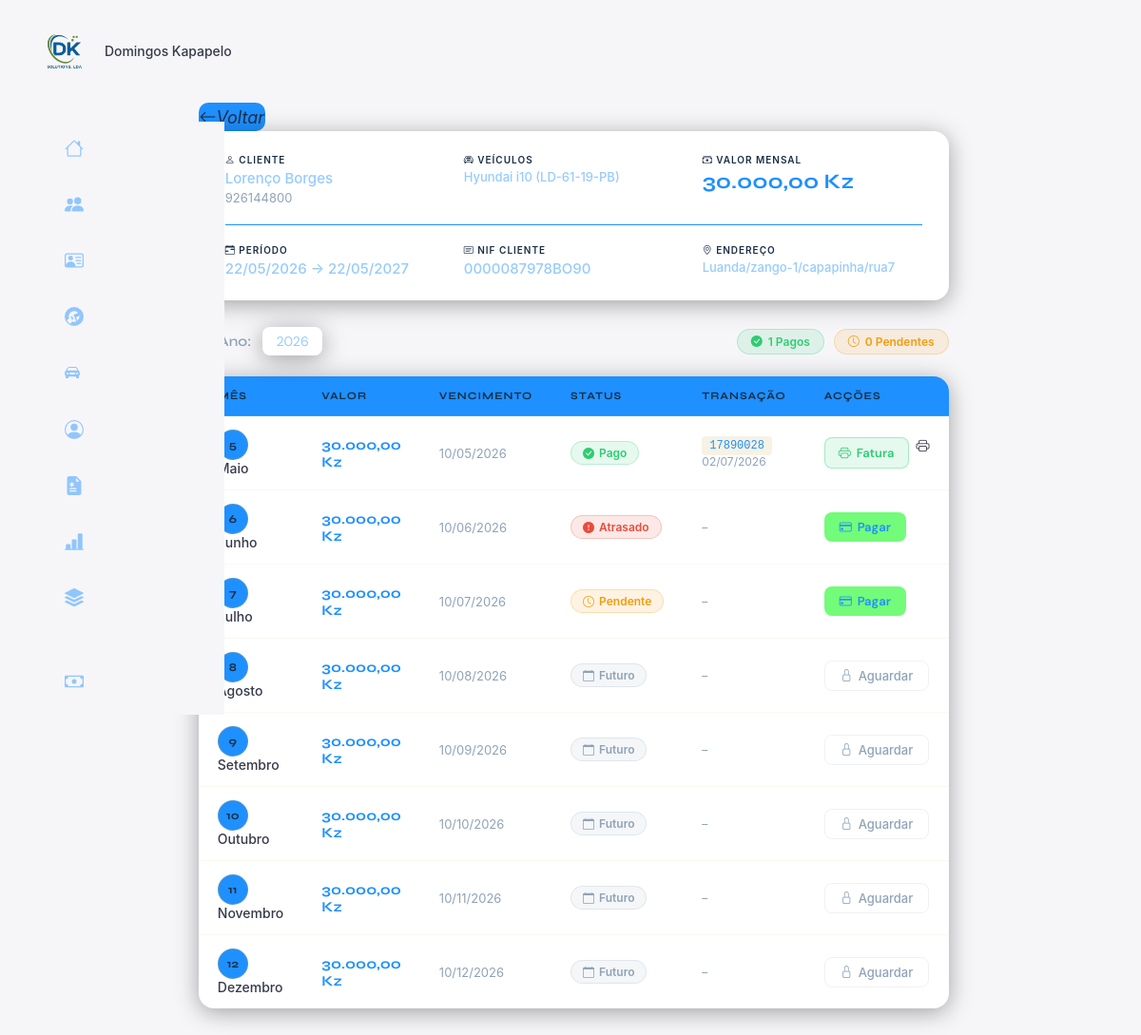
The page /Admistrador/pagamentos_contratos.php?id_contrato=19 (signed in) on the database its author committed.
### tables this page shows
CREATE TABLE `contratos` (
  `id_contrato` int(11) NOT NULL,
  `id_cliente` int(11) NOT NULL,
  `numero_bi` varchar(50) DEFAULT NULL,
  `preco_viatura` decimal(10,2) DEFAULT 0.00,
  `tipo` enum('VIP','Normal') DEFAULT NULL,
  `data_inicio` date DEFAULT NULL,
  `data_fim` date DEFAULT NULL,
  `total_geral` decimal(10,2) DEFAULT 0.00,
  `criado_em` timestamp NOT NULL DEFAULT current_timestamp(),
  `numero_transacao` varchar(20) DEFAULT NULL,
  `data` datetime DEFAULT current_timestamp(),
  `status` enum('pago','nao pago') NOT NULL DEFAULT 'pago'
);

CREATE TABLE `clientes` (
  `id_cliente` int(11) NOT NULL,
  `nome` varchar(100) NOT NULL,
  `telefone` varchar(20) DEFAULT NULL,
  `numero_bi` varchar(20) NOT NULL,
  `endereco` varchar(200) DEFAULT NULL,
  `criado_em` timestamp NOT NULL DEFAULT current_timestamp(),
  `email` varchar(255) NOT NULL
);

CREATE TABLE `pagamentos_contrato` (
  `id` int(11) NOT NULL,
  `contrato_id` int(11) NOT NULL,
  `mes` tinyint(2) NOT NULL,
  `ano` smallint(4) NOT NULL,
  `num_transacao` varchar(100) NOT NULL,
  `observacao` text DEFAULT NULL,
  `data_pagamento` date NOT NULL,
  `valor` decimal(12,2) NOT NULL DEFAULT 0.00,
  `status` enum('pago','pendente','cancelado') NOT NULL DEFAULT 'pago',
  `criado_em` datetime NOT NULL DEFAULT current_timestamp()
);

### Admistrador/pagamentos_contratos.php (the view, shortened to what this page needs)
<?php
include("./configuracao/conexao.php");
$contrato_id = isset($_GET['id_contrato']) ? intval($_GET['id_contrato']) : 0;
$sql_contrato = "
    SELECT c.*, cl.nome AS cliente_nome, cl.telefone AS cliente_telefone,
           cl.numero_bi AS cliente_nif, cl.endereco AS cliente_endereco,
           GROUP_CONCAT(CONCAT(ma.nome, ' ', mo.nome, ' (', ca.matricula, ')') SEPARATOR ' | ') AS veiculos
    FROM contratos c
    JOIN clientes cl ON c.id_cliente = cl.id_cliente
    LEFT JOIN contrato_carros cc ON cc.id_contrato = c.id_contrato
    LEFT JOIN carros ca ON ca.id_carro = cc.id_carro
    LEFT JOIN modelos mo ON mo.id_modelo = ca.id_modelo
    LEFT JOIN marcas ma ON ma.id_marca = mo.id_marca
    WHERE c.id_contrato = ?
    GROUP BY c.id_contrato
";
$stmt = $conn->prepare($sql_contrato);
$stmt->bind_param("i", $contrato_id);
$stmt->execute();
$contrato = $stmt->get_result()->fetch_assoc();
$meses = [
    1 => 'Janeiro', 2 => 'Fevereiro', 3 => 'Março', 4 => 'Abril',
    5 => 'Maio', 6 => 'Junho', 7 => 'Julho', 8 => 'Agosto',
    9 => 'Setembro', 10 => 'Outubro', 11 => 'Novembro', 12 => 'Dezembro'
];
$ano_atual = date('Y');
$mes_atual = date('n');
$data_inicio = new DateTime($contrato['data_inicio']);
$data_fim    = new DateTime($contrato['data_fim']);
$ano_inicio_contrato = intval($data_inicio->format('Y'));
$ano_fim_contrato    = intval($data_fim->format('Y'));
$ano_sel = isset($_GET['ano']) ? intval($_GET['ano']) : $ano_atual;
$mes_inicio = ($ano_sel == $ano_inicio_contrato) ? intval($data_inicio->format('n')) : 1;
$mes_fim    = ($ano_sel == $ano_fim_contrato)    ? intval($data_fim->format('n'))    : 12;
$sql_pag = "SELECT * FROM pagamentos_contrato WHERE contrato_id = ? AND ano = ? ORDER BY mes ASC";
$stmt2 = $conn->prepare($sql_pag);
$stmt2->bind_param("ii", $contrato_id, $ano_sel);
$stmt2->execute();
$result_pag = $stmt2->get_result();
$pagamentos = [];
while ($row = $result_pag->fetch_assoc()) {
    $pagamentos[$row['mes']] = $row;
}
?>
<!DOCTYPE html>
<html lang="pt">
<head>
<link href="https://cdn.jsdelivr.net/npm/bootstrap-icons@1.11.3/font/bootstrap-icons.css" rel="stylesheet">
<link rel="stylesheet" href="../views/css/pagamentos_contratos.css?v=1.0">
</head>
<body>
 <?php include_once('sidebar.php');?>
<div class="page-body">
   <a href="contratos.php" class="back-btn"><i class="bi bi-arrow-left">Voltar</i></a>
  <div class="contract-card">
    <div>
      <div class="section-label"><i class="bi bi-person"></i> Cliente</div>
      <div class="val"><?= htmlspecialchars($contrato['cliente_nome']) ?></div>
      <div style="font-size:13px;color:var(--text-muted);margin-top:3px;"><?= htmlspecialchars($contrato['cliente_telefone']) ?></div>
    </div>
    <div>
      <div class="section-label"><i class="bi bi-car-front"></i> Veículos</div>
      <div class="val" style="font-size:13px;"><?= htmlspecialchars($contrato['veiculos'] ?? '–') ?></div>
    </div>
    <div>
      <div class="section-label"><i class="bi bi-cash-stack"></i> Valor Mensal</div>
      <div class="val big"><?= number_format($contrato['total_geral'] ?? 0, 2, ',', '.') ?> Kz</div>
    </div>
    <div class="divider"></div>
    <div>
      <div class="section-label"><i class="bi bi-calendar-range"></i> Período</div>
      <div class="val"><?= date('d/m/Y', strtotime($contrato['data_inicio'])) ?> → <?= date('d/m/Y', strtotime($contrato['data_fim'])) ?></div>
    </div>
    <div>
      <div class="section-label"><i class="bi bi-card-text"></i> NIF Cliente</div>
      <div class="val"><?= htmlspecialchars($contrato['cliente_nif'] ?? '–') ?></div>
    </div>
    <div>
      <div class="section-label"><i class="bi bi-geo-alt"></i> Endereço</div>
      <div class="val" style="font-size:13px;"><?= htmlspecialchars($contrato['cliente_endereco'] ?? '–') ?></div>
    </div>
  </div>
  <div class="year-bar">
    <label><i class="bi bi-calendar3" style="color:var(--gold);margin-right:6px;"></i>Ano:</label>
    <select id="selectAno" onchange="location.href='?id_contrato=<?= $contrato_id ?>&ano='+this.value">
  <?php
  $ano_ini_c = intval((new DateTime($contrato['data_inicio']))->format('Y'));
  $ano_fim_c = intval((new DateTime($contrato['data_fim']))->format('Y'));
  for($y = $ano_ini_c; $y <= $ano_fim_c; $y++): ?>
    <option value="<?= $y ?>" <?= (isset($_GET['ano']) && $_GET['ano'] == $y) || (!isset($_GET['ano']) && $y == $ano_atual) ? 'selected' : '' ?>><?= $y ?></option>
  <?php endfor; ?>
</select>
    <div class="summary-pills">
      <div class="pill pago"><i class="bi bi-check-circle-fill"></i> <?= count(array_filter($pagamentos, fn($p) => $p['status'] === 'pago')) ?> Pagos</div>
      <div class="pill pendente"><i class="bi bi-clock"></i> <?= count(array_filter($pagamentos, fn($p) => $p['status'] === 'pendente')) ?> Pendentes</div>
    </div>
  </div>
  <div class="meses-table">
    <table>
      <thead>
        <tr>
          <th>Mês</th>
          <th>Valor</th>
          <th>Vencimento</th>
          <th>Status</th>
          <th>Transação</th>
          <th>Acções</th>
        </tr>
      </thead>
      <tbody>
        <?php
$ano_sel = isset($_GET['ano']) ? intval($_GET['ano']) : $ano_atual;
foreach ($meses as $num => $nome):
  if ($num < $mes_inicio || $num > $mes_fim) continue;
  $pag = $pagamentos[$num] ?? null;
  $venc = date('d/m/Y', mktime(0,0,0,$num,10,$ano_sel));
  $passado = ($ano_sel < $ano_atual) || ($ano_sel == $ano_atual && $num < $mes_atual);
  $futuro   = ($ano_sel > $ano_atual) || ($ano_sel == $ano_atual && $num > $mes_atual);
  if ($pag) {
    $status = $pag['status'];
  } elseif ($futuro) {
    $status = 'futuro';
  } elseif ($passado) {
    $status = 'atrasado';
  } else {
    $status = 'pendente';
  }
?>
        <tr>
          <td>
            <span class="mes-num"><?= $num ?></span>
            <span class="mes-nome"><?= $nome ?></span>
          </td>
          <td>
            <div class="valor-mes"><?= number_format($contrato['total_geral'] ?? 0, 2, ',', '.') ?> Kz</div>
          </td>
          <td style="color:var(--text-muted);font-size:13px;"><?= $venc ?></td>
          <td>
            <?php
              $icons = ['pago'=>'bi-check-circle-fill','pendente'=>'bi-clock','atrasado'=>'bi-exclamation-circle-fill','futuro'=>'bi-calendar'];
              $labels = ['pago'=>'Pago','pendente'=>'Pendente','atrasado'=>'Atrasado','futuro'=>'Futuro'];
            ?>
            <span class="status-badge <?= $status ?>">
              <i class="bi <?= $icons[$status] ?>"></i>
              <?= $labels[$status] ?>
            </span>
          </td>
          <td style="font-size:12px;color:var(--text-muted);">
            <?php if ($pag && $pag['num_transacao']): ?>
              <code style="background:var(--gold-dim);color:var(--gold-light);padding:3px 8px;border-radius:4px;font-size:12px;"><?= htmlspecialchars($pag['num_transacao']) ?></code>
              <div class="data-pag"><?= $pag['data_pagamento'] ? date('d/m/Y', strtotime($pag['data_pagamento'])) : '–' ?></div>
            <?php else: echo '–'; endif; ?>
          </td>
          <td>
            <div class="acoes">
              <?php if ($status === 'pago'): ?>
              <button class="btn-imprimir" onclick='verFatura(<?= $num ?>, "<?= htmlspecialchars($nome, ENT_QUOTES) ?>", "<?= $ano_sel ?>", <?= htmlspecialchars(json_encode($pag), ENT_QUOTES, "UTF-8") ?>)'>
  <i class="bi bi-printer"></i> Fatura
</button>
                  <i class="bi bi-printer"></i>
              <?php elseif ($status !== 'futuro'): ?>
                <button class="btn-pagar" onclick="abrirModal(<?= $num ?>, '<?= $nome ?>', '<?= $ano_sel ?>')">
                  <i class="bi bi-credit-card"></i> Pagar
                </button>
              <?php else: ?>
                <span class="btn-disabled"><i class="bi bi-lock"></i> Aguardar</span>
              <?php endif; ?>
            </div>
          </td>
        </tr>
        <?php endforeach; ?>
      </tbody>
    </table>
  </div>
</div>
</body>
</html>

### views/css/sidebar.css (style rules this page uses)
:root { --cor-branca: #202528; --cor-azul: #1e90ff; --color-primary: #1e90ff ; --color-danger: #ff7782; --color-success: #41f1b6; --color-warning: #ffbb55; --color-white: #fff; --color-info-dark: #1e8fff77 ; --color-info-light: #dce; --color-dark: #363949; --color-light: rgba(11, 114, 248, 0.158); --color-primary-variant: #1e90ff; --color-dark-variant: #1e90ff; --color-background: #f6f6f9; --bg: #0f0f0f; --surface: #fff; --surface2: #1e90ff; --accent: #1e90ff; --accent2: #1e90ff; --text: #f0ede8; --muted: #888; --bot-bubble: #1e90ff; --user-bubble: #98c2ec; --user-text: #fff; --input-back:#fff; --radius: 16px; --tempo-animacao: 0.8s; --tamanho-par: 40px; --tamanho-bola: 15px; --distancia-troca: 20px; --altura-subida: -50px; --card-border-radius: 2rem; --card-border-radius-1: 0.4rem; --card-border-radius-2: 0.8rem; --card-border-radius-3: 1.2rem; --card-padding: 1.8rem; --padding-2: 1.2rem; --box-shadow: 0 2rem 3rem var(--color-light); }
* { margin: 0; padding: 0; outline: 0; appearance: none; border: 0; text-decoration: none; list-style: none; box-sizing: border-box; }
html { font-size: 16px; }
body { width: 100vw; height: 100vh; font-family: 'Inter', sans-serif; background: var(--color-background); user-select: none; overflow-x: hidden ; color: var(--color-dark); transition: opacity 1s ease; }
a { color: var(--color-dark); }

### rows shown on the page
contratos: id_cliente.nome "Lorenço Borges", id_cliente.telefone "926144800", total_geral "30.000,00", data_inicio "22/05/2026", data_fim "22/05/2027", id_cliente.numero_bi "0000087978BO90", id_cliente.endereco "Luanda/zango-1/capapinha/rua7"
pagamentos_contrato: status "1", status "0", status "Pago", num_transacao "17890028", data_pagamento "02/07/2026"

### other values the page prints
$contrato['veiculos'] "Hyundai i10 (LD-61-19-PB)"
$num "5"
$nome "Maio"
$venc "10/05/2026"
$num "6"
$nome "Junho"
$venc "10/06/2026"
$labels[$status] "Atrasado"
$num "7"
$nome "Julho"
$venc "10/07/2026"
$labels[$status] "Pendente"
$num "8"
$nome "Agosto"
$venc "10/08/2026"
